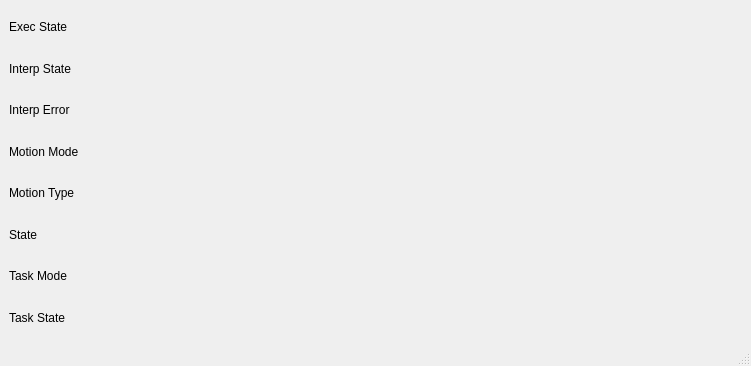
<?xml version="1.0" encoding="UTF-8"?>
<ui version="4.0">
 <class>MainWindow</class>
 <widget class="QMainWindow" name="MainWindow">
  <property name="geometry">
   <rect>
    <x>0</x>
    <y>0</y>
    <width>751</width>
    <height>366</height>
   </rect>
  </property>
  <property name="windowTitle">
   <string>MainWindow</string>
  </property>
  <widget class="QWidget" name="centralwidget">
   <layout class="QGridLayout" name="gridLayout">
    <item row="0" column="0">
     <widget class="QLabel" name="label_13">
      <property name="text">
       <string>Exec State</string>
      </property>
     </widget>
    </item>
    <item row="0" column="1">
     <widget class="QLabel" name="exec_state_lb">
      <property name="text">
       <string/>
      </property>
     </widget>
    </item>
    <item row="1" column="0">
     <widget class="QLabel" name="label_14">
      <property name="text">
       <string>Interp State</string>
      </property>
     </widget>
    </item>
    <item row="1" column="1">
     <widget class="QLabel" name="interp_state_lb">
      <property name="text">
       <string/>
      </property>
     </widget>
    </item>
    <item row="2" column="0">
     <widget class="QLabel" name="label_15">
      <property name="text">
       <string>Interp Error</string>
      </property>
     </widget>
    </item>
    <item row="2" column="1">
     <widget class="QLabel" name="interpreter_errcode_lb">
      <property name="text">
       <string/>
      </property>
     </widget>
    </item>
    <item row="3" column="0">
     <widget class="QLabel" name="label_16">
      <property name="text">
       <string>Motion Mode</string>
      </property>
     </widget>
    </item>
    <item row="3" column="1">
     <widget class="QLabel" name="motion_mode_lb">
      <property name="text">
       <string/>
      </property>
     </widget>
    </item>
    <item row="4" column="0">
     <widget class="QLabel" name="label_17">
      <property name="text">
       <string>Motion Type</string>
      </property>
     </widget>
    </item>
    <item row="4" column="1">
     <widget class="QLabel" name="motion_type_lb">
      <property name="text">
       <string/>
      </property>
     </widget>
    </item>
    <item row="5" column="0">
     <widget class="QLabel" name="label_21">
      <property name="text">
       <string>State</string>
      </property>
     </widget>
    </item>
    <item row="5" column="1">
     <widget class="QLabel" name="state_lb">
      <property name="text">
       <string/>
      </property>
     </widget>
    </item>
    <item row="6" column="0">
     <widget class="QLabel" name="label_18">
      <property name="text">
       <string>Task Mode</string>
      </property>
     </widget>
    </item>
    <item row="6" column="1">
     <widget class="QLabel" name="task_mode_lb">
      <property name="text">
       <string/>
      </property>
     </widget>
    </item>
    <item row="7" column="0">
     <widget class="QLabel" name="label_19">
      <property name="text">
       <string>Task State</string>
      </property>
     </widget>
    </item>
    <item row="7" column="1">
     <widget class="QLabel" name="task_state_lb">
      <property name="text">
       <string/>
      </property>
     </widget>
    </item>
   </layout>
  </widget>
  <widget class="QMenuBar" name="menubar">
   <property name="geometry">
    <rect>
     <x>0</x>
     <y>0</y>
     <width>751</width>
     <height>24</height>
    </rect>
   </property>
  </widget>
  <widget class="QStatusBar" name="statusbar"/>
 </widget>
 <resources/>
 <connections/>
</ui>
